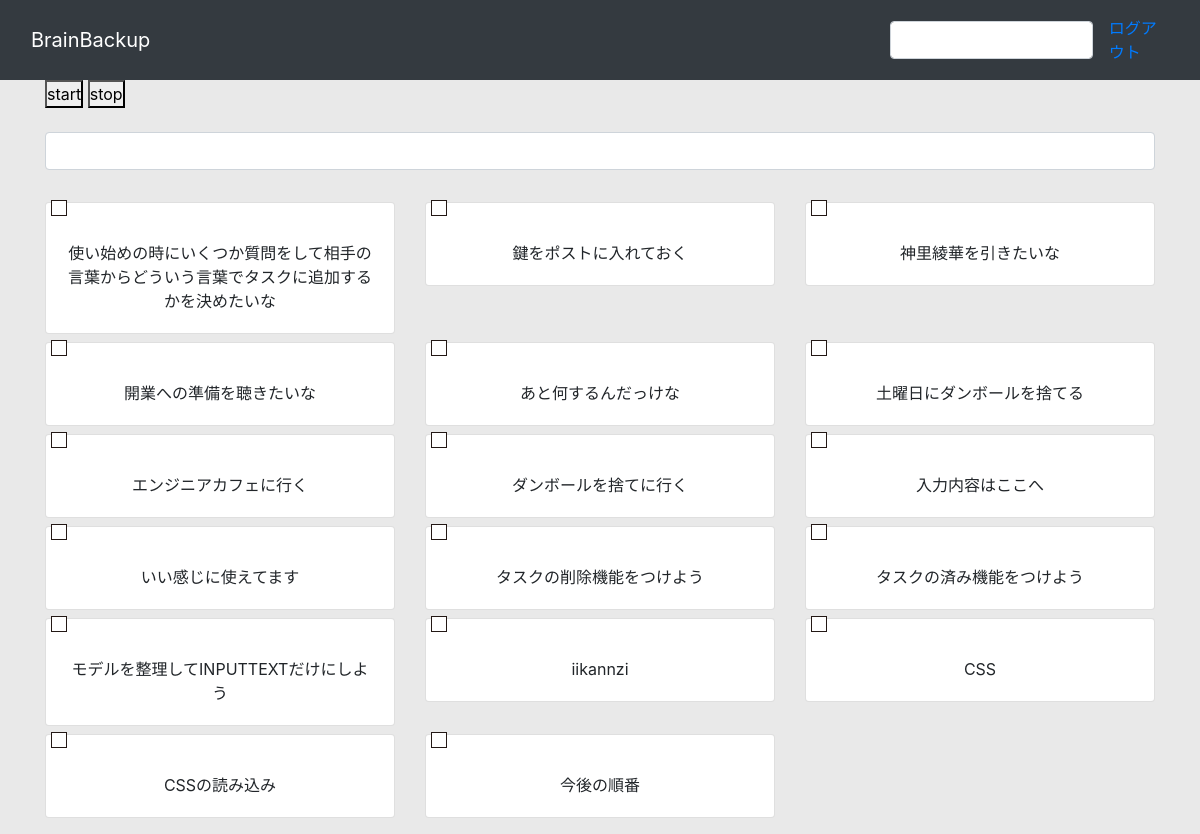
Page / (signed in) on the committed database.
### app/models.py (models this page shows, shortened)
class Blog(models.Model):
    title = models.CharField('タイトル', max_length=255)

### app/views.py (the view)
# urls.py: path('', views.IndexView.as_view(), name='index'),
class IndexView(LoginRequiredMixin,View):
    def get(self, request, *args, **kwargs):
        blog_data = Blog.objects.all()
        return render(request, 'app/index.html', {
            'blog_data': blog_data,
        })

### app/templates/app/index.html (shortened to what this page needs)
{% extends "app/base.html" %} {% block content %}
{% load static %}
<head>
  <link rel="stylesheet" type="text/css" href="{% static 'css/style.css' %}">
</head>
<!DOCTYPE html>
<button id="start-btn">start</button>
<button id="stop-btn">stop</button>
<div class="my-4 text-center">
  <div class="row">
    <div class="col-md-12 mb-2">
      <form id="add_blog">
        <input class="form-control" type="text" id="post_title" required />
      </form>
    </div>
  </div>
</div>
<div class="my-2 text-center">
  <div class="row" id="posts">
    {% for blog in blog_data %}
    <div class="col-4 mb-2">
      <div class="card">
        <label for="01-B" class="checkbox01"></label>
        <div class="card-body">{{ blog.title }}</div>
      </div>
    </div>
    {% endfor %}
  </div>
</div>
{% endblock %}

### app/static/css/style.css (style rules this page uses)
* { margin: 0; padding: 0; box-sizing: border-box; }
body { background: #E9E9E9; display: flex; flex-flow: column; min-height: 100vh; }
.checkbox01 { box-sizing: border-box; cursor: pointer; display: inline-block; padding: 5px 30px; position: relative; width: auto; }
.checkbox01::before { background: #fff; border: 1px solid #231815; content: ''; display: block; height: 16px; left: 5px; margin-top: -8px; position: absolute; top: 50%; width: 16px; }
.checkbox01::after { border-right: 3px solid #ed7a9c; border-bottom: 3px solid #ed7a9c; content: ''; display: block; height: 9px; left: 10px; margin-top: -7px; opacity: 0; position: absolute; top: 50%; transform: rotate(45deg); width: 5px; }

### rows in the picture
Blog: title "使い始めの時にいくつか質問をして相手の言葉からどういう言葉でタスクに追加するかを決めたいな"
Blog: title "鍵をポストに入れておく"
Blog: title "神里綾華を引きたいな"
Blog: title "開業への準備を聴きたいな"
Blog: title "あと何するんだっけな"
Blog: title "土曜日にダンボールを捨てる"
Blog: title "エンジニアカフェに行く"
Blog: title "ダンボールを捨てに行く"
Blog: title "入力内容はここへ"
Blog: title "いい感じに使えてます"
Blog: title "タスクの削除機能をつけよう"
Blog: title "タスクの済み機能をつけよう"
Blog: title "モデルを整理してINPUTTEXTだけにしよう"
Blog: title "iikannzi"
Blog: title "CSS"
Blog: title "CSSの読み込み"
Blog: title "今後の順番"
